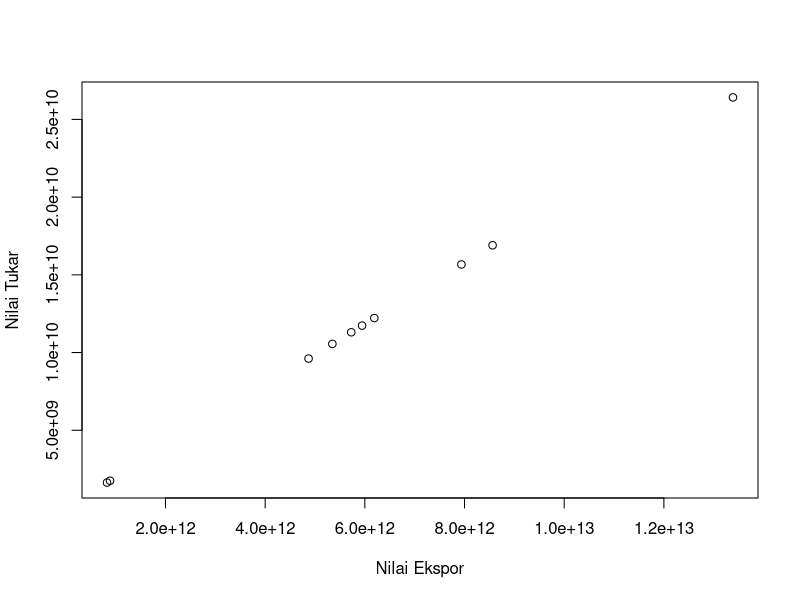
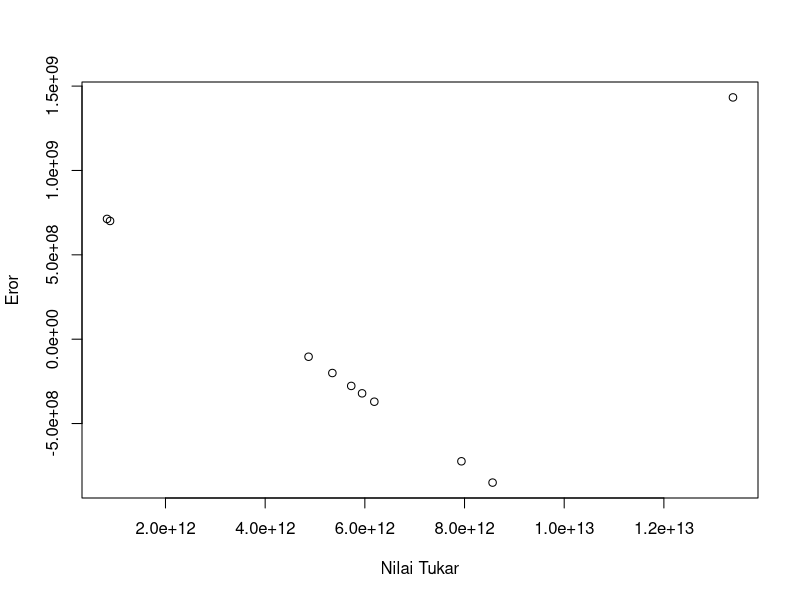

These charts were generated, in order, by the following R code:
## ---- chunk 1
library(readxl)
dat<-read_excel('latihan.xlsx')
reg1<-lm(Y~X,data=dat)
plot(dat$Y,dat$X,xlab="Nilai Ekspor",ylab="Nilai Tukar")
## ---- chunk 2
#| label: fig-mpg
#| fig-cap: "City and highway mileage for 38 popular models of cars.Color by number of cylinders"
library(readxl)
dat<-read_excel('latihan.xlsx')
reg1<-lm(Y~X,data=dat)
dat$u<-resid(reg1)
plot(dat$Y,dat$u,xlab="Nilai Tukar",ylab="Eror")
## ---- chunk 3
library(readxl)
dat<-read_excel("latihan.xlsx")
reg<-lm(Y~X,data=dat)
summary(reg)
